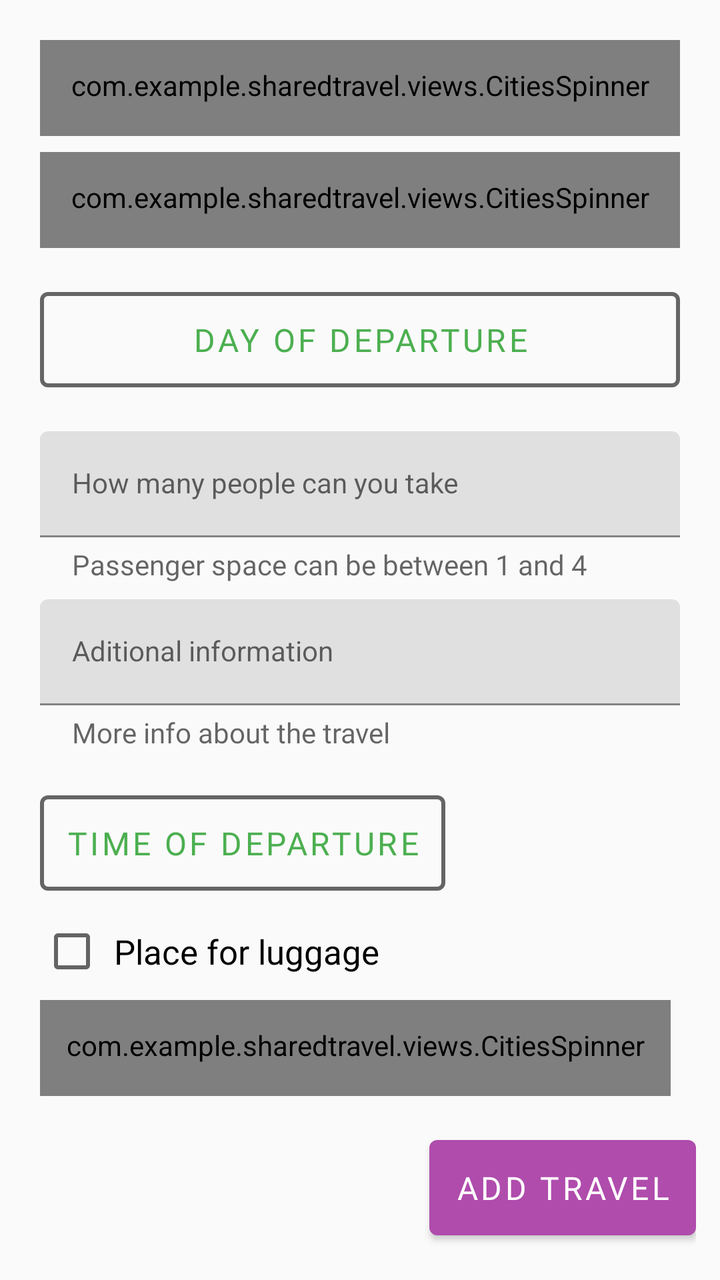
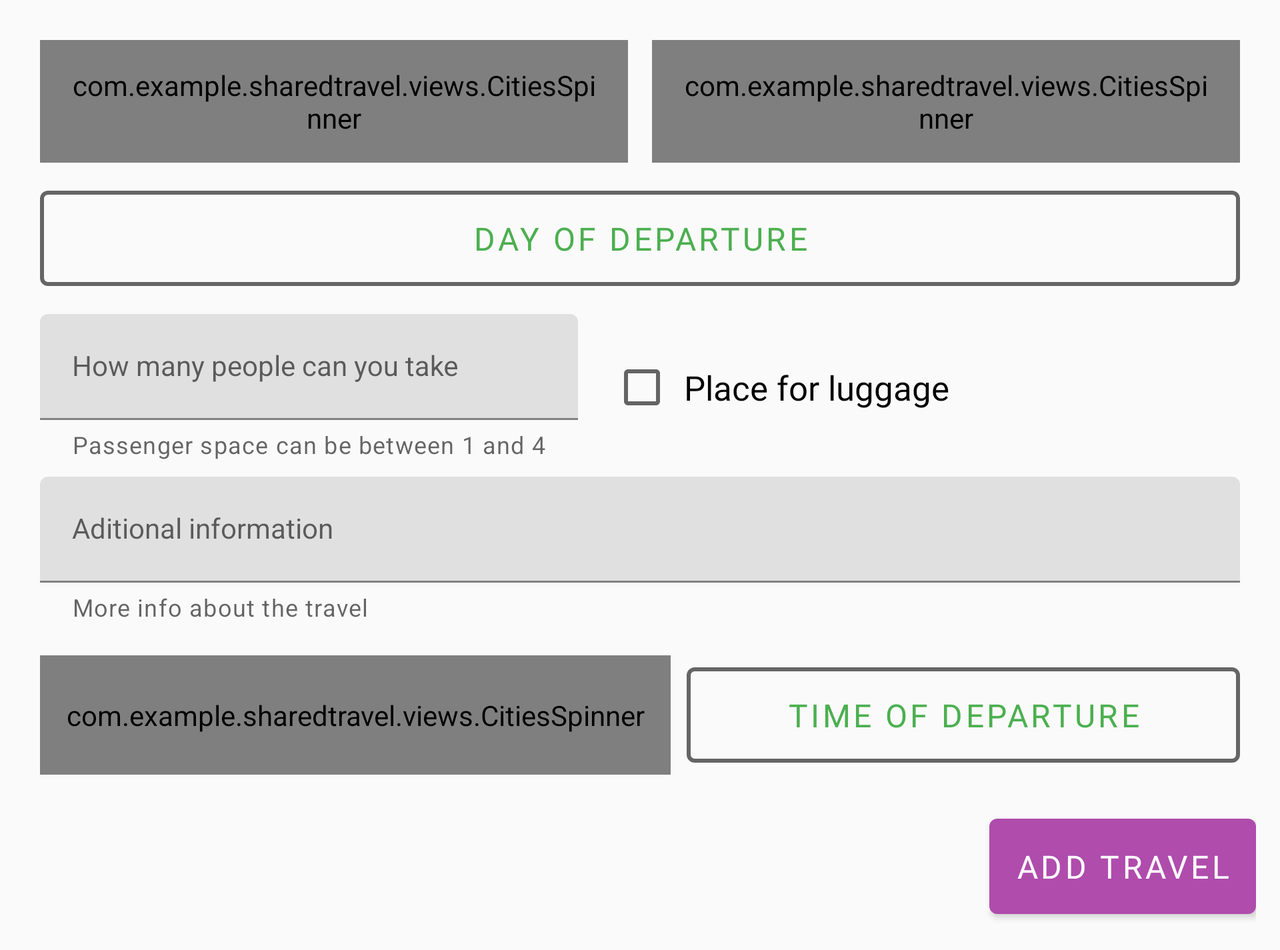

An Android layout and its configuration variant, each rendered on a device that would load it. The default file and the variant file are quoted in full after the pictures.
<!-- AndroidManifest.xml: application theme AppTheme -->
<!-- res/layout/fragment_register_intercity_travel.xml -->
<?xml version="1.0" encoding="utf-8"?>
<ScrollView xmlns:android="http://schemas.android.com/apk/res/android"
    xmlns:app="http://schemas.android.com/apk/res-auto"
    xmlns:tools="http://schemas.android.com/tools"
    android:layout_width="match_parent"
    android:layout_height="match_parent">

    <FrameLayout
        android:layout_width="match_parent"
        android:layout_height="wrap_content">

        <android.support.constraint.ConstraintLayout
            android:layout_width="match_parent"
            android:layout_height="wrap_content"
            android:padding="12dp"
            tools:context=".fragments.RegisterIntercityTravelFragment">

            <com.example.sharedtravel.views.CitiesSpinner
                android:id="@+id/sp_intercity_start_location"
                style="@style/OutlinedButtonStyle"
                android:layout_width="0dp"
                android:layout_height="wrap_content"
                android:layout_marginStart="8dp"
                android:layout_marginLeft="8dp"
                android:layout_marginTop="8dp"
                android:layout_marginEnd="8dp"
                android:layout_marginRight="8dp"
                android:text="@string/choose_start_location"
                app:layout_constraintEnd_toEndOf="parent"
                app:layout_constraintStart_toStartOf="parent"
                app:layout_constraintTop_toTopOf="parent" />


            <com.example.sharedtravel.views.CitiesSpinner
                android:id="@+id/sp_intercity_end_location"
                style="@style/OutlinedButtonStyle"
                android:layout_width="0dp"
                android:layout_height="wrap_content"
                android:layout_marginStart="8dp"
                android:layout_marginLeft="8dp"
                android:layout_marginTop="8dp"
                android:text="@string/choose_end_location"
                app:layout_constraintEnd_toEndOf="@+id/sp_intercity_start_location"
                app:layout_constraintStart_toStartOf="parent"
                app:layout_constraintTop_toBottomOf="@+id/sp_intercity_start_location" />


            <android.support.design.button.MaterialButton
                android:id="@+id/btn_intercity_choose_day"
                style="@style/OutlinedButtonStyle"
                android:layout_width="0dp"
                android:layout_height="wrap_content"
                android:layout_marginStart="8dp"
                android:layout_marginLeft="8dp"
                android:layout_marginTop="16dp"
                android:layout_marginEnd="8dp"
                android:layout_marginRight="8dp"
                android:text="@string/day_of_departure"
                app:layout_constraintEnd_toEndOf="parent"
                app:layout_constraintStart_toStartOf="parent"
                app:layout_constraintTop_toBottomOf="@+id/sp_intercity_end_location" />

            <android.support.design.button.MaterialButton
                android:id="@+id/btn_intercity_choose_time"
                style="@style/OutlinedButtonStyle"
                android:layout_width="wrap_content"
                android:layout_height="wrap_content"
                android:layout_marginStart="8dp"
                android:layout_marginLeft="8dp"
                android:layout_marginTop="16dp"
                android:text="@string/time_of_departure"
                app:layout_constraintStart_toStartOf="parent"
                app:layout_constraintTop_toBottomOf="@+id/et_intercity_additional_info_layout" />

            <android.support.design.button.MaterialButton
                android:id="@+id/btn_intercity_remove_time"
                style="@style/OutlinedButtonStyle"
                android:layout_width="0dp"
                android:layout_height="wrap_content"
                android:layout_marginStart="8dp"
                android:layout_marginLeft="8dp"
                android:layout_marginEnd="8dp"
                android:layout_marginRight="8dp"
                android:visibility="gone"
                android:text="@string/remove_time"
                app:layout_constraintBottom_toBottomOf="@+id/btn_intercity_choose_time"
                app:layout_constraintEnd_toEndOf="parent"
                app:layout_constraintStart_toEndOf="@+id/btn_intercity_choose_time"
                app:layout_constraintTop_toTopOf="@+id/btn_intercity_choose_time" />

            <android.support.v7.widget.AppCompatCheckBox
                android:id="@+id/cb_intercity_place_for_luggage"
                android:layout_width="0dp"
                android:layout_height="wrap_content"
                android:layout_marginTop="8dp"
                android:padding="5dp"
                android:text="@string/space_for_luggage"
                android:textSize="17sp"
                app:layout_constraintEnd_toEndOf="@+id/sp_intermediate_stops"
                app:layout_constraintStart_toStartOf="@+id/sp_intermediate_stops"
                app:layout_constraintTop_toBottomOf="@+id/btn_intercity_choose_time"
                tools:ignore="RtlHardcoded,RtlSymmetry" />

            <android.support.design.widget.TextInputLayout
                android:id="@+id/et_intercity_space_for_people_layout"
                style="@style/Widget.MaterialComponents.TextInputLayout.FilledBox"
                android:layout_width="0dp"
                android:layout_height="wrap_content"
                android:layout_marginStart="8dp"
                android:layout_marginLeft="8dp"
                android:layout_marginTop="16dp"
                android:layout_marginEnd="8dp"
                android:layout_marginRight="8dp"
                app:hintTextAppearance="@style/HintTextAppearance"
                app:helperTextTextAppearance="@style/HelperTextAppearance"
                android:hint="@string/how_many_passengers_can_you_take"
                app:helperText="@string/invalid_passenger_space"
                app:helperTextEnabled="true"
                app:hintEnabled="true"
                app:layout_constraintEnd_toEndOf="parent"
                app:layout_constraintStart_toStartOf="parent"
                app:layout_constraintTop_toBottomOf="@+id/btn_intercity_choose_day">

                <android.support.design.widget.TextInputEditText
                    android:id="@+id/et_intercity_space_for_ppl"
                    android:layout_width="match_parent"
                    android:layout_height="wrap_content"
                    android:inputType="numberPassword"
                    android:textAppearance="@style/TextAppearance.AppCompat" />
            </android.support.design.widget.TextInputLayout>
            <android.support.design.widget.TextInputLayout
                android:id="@+id/et_intercity_additional_info_layout"
                style="@style/Widget.MaterialComponents.TextInputLayout.FilledBox"
                android:layout_width="match_parent"
                android:layout_height="wrap_content"
                android:layout_marginStart="8dp"
                android:layout_marginLeft="8dp"
                android:layout_marginTop="8dp"
                android:layout_marginEnd="8dp"
                android:layout_marginRight="8dp"
                app:hintTextAppearance="@style/HintTextAppearance"
                app:helperTextTextAppearance="@style/HelperTextAppearance"
                android:hint="@string/additional_info_hint"
                app:helperText="@string/additional_info_helper_text"
                app:helperTextEnabled="true"
                app:hintEnabled="true"
                app:layout_constraintEnd_toEndOf="parent"
                app:layout_constraintStart_toStartOf="parent"
                app:layout_constraintTop_toBottomOf="@+id/et_intercity_space_for_people_layout">

                <android.support.design.widget.TextInputEditText
                    android:id="@+id/et_intercity_additional_info"
                    android:layout_width="match_parent"
                    android:layout_height="wrap_content"
                    android:inputType="text|textMultiLine"
                    android:maxLines="5"
                    android:scrollbars="vertical"
                    android:textAppearance="@style/TextAppearance.AppCompat" />
            </android.support.design.widget.TextInputLayout>

            <android.support.design.button.MaterialButton
                android:id="@+id/btn_register_intercity"
                style="@style/FilledButtonStyle"
                android:layout_width="wrap_content"
                android:layout_height="wrap_content"
                android:layout_marginTop="16dp"
                android:text="@string/add_intercity_travel"
                app:layout_constraintEnd_toEndOf="parent"
                app:layout_constraintTop_toBottomOf="@+id/sp_intermediate_stops" />


            <com.example.sharedtravel.views.CitiesSpinner
                android:id="@+id/sp_intermediate_stops"
                style="@style/OutlinedButtonStyle"
                android:layout_width="0dp"
                android:layout_height="wrap_content"
                android:layout_marginStart="8dp"
                android:layout_marginLeft="8dp"
                android:layout_marginTop="8dp"
                android:text="@string/intermediate_stops"
                app:layout_constraintStart_toStartOf="parent"
                app:layout_constraintTop_toBottomOf="@+id/cb_intercity_place_for_luggage" />


            <LinearLayout
                android:id="@+id/intermediate_stops_view"
                android:layout_width="0dp"
                android:layout_height="wrap_content"
                android:layout_marginTop="16dp"
                android:layout_marginEnd="8dp"
                android:layout_marginRight="8dp"
                android:orientation="vertical"
                app:layout_constraintEnd_toStartOf="@+id/btn_register_intercity"
                app:layout_constraintStart_toStartOf="@+id/sp_intermediate_stops"
                app:layout_constraintTop_toBottomOf="@+id/sp_intermediate_stops">

            </LinearLayout>

        </android.support.constraint.ConstraintLayout>

        <include
            layout="@layout/loading_progress_bar"
            android:layout_width="match_parent"
            android:layout_height="match_parent"
            app:layout_constraintBottom_toBottomOf="parent"
            app:layout_constraintEnd_toEndOf="parent"
            app:layout_constraintStart_toStartOf="parent"
            app:layout_constraintTop_toTopOf="parent" />
    </FrameLayout>
</ScrollView>
<!-- res/layout/loading_progress_bar.xml (included above) -->
<?xml version="1.0" encoding="utf-8"?>
<LinearLayout xmlns:android="http://schemas.android.com/apk/res/android"
    android:id="@+id/loading_overlay"
    android:layout_width="match_parent"
    android:layout_height="match_parent"
    android:minHeight="200dp"
    android:backgroundTint="#FEFEFE"
    android:alpha="0.55"
    android:animateLayoutChanges="true"
    android:background="@color/colorGray"
    android:visibility="gone"
    android:clickable="true"
    android:focusable="true"
    android:layout_gravity="center"
    android:gravity="center">

    <ProgressBar
        android:layout_width="wrap_content"
        android:layout_height="wrap_content"
        android:indeterminate="true"
        android:indeterminateDrawable="@drawable/circle_progress"/>
</LinearLayout>
<!-- resources referenced by this layout -->
<resources>
  <color name="colorGray">#CBCBCB</color>
  <string name="add_intercity_travel">Add travel</string>
  <string name="additional_info_helper_text">More info about the travel</string>
  <string name="additional_info_hint">Aditional information</string>
  <string name="choose_end_location">Choose destination</string>
  <string name="choose_start_location">Choose start location</string>
  <string name="day_of_departure">Day of departure</string>
  <string name="how_many_passengers_can_you_take">How many people can you take</string>
  <string name="intermediate_stops">Intermediate stops</string>
  <string name="invalid_passenger_space">Passenger space can be between 1 and 4</string>
  <string name="remove_time">Remove time</string>
  <string name="space_for_luggage">Place for luggage</string>
  <string name="time_of_departure">Time of departure</string>
  <style name="FilledButtonStyle" parent="Widget.MaterialComponents.Button">
          <item name="android:fontFamily">@font/crimson_text</item>
          <item name="android:drawable">@drawable/basic_button_background</item>
          <item name="rippleColor">#7C4DFF</item>
          <item name="backgroundTint">@color/filled_button_tint</item>
          <item name="android:padding">13dp</item>
          <item name="android:textSize">@dimen/text_size</item>
          <item name="android:animateOnClick">true</item>
      </style>
  <style name="HelperTextAppearance" parent="TextAppearance.AppCompat">
          <item name="android:fontFamily">@font/crimson_text</item>
          <item name="android:textColor">#9F000000</item>
          <item name="android:textSize">14sp</item>
      </style>
  <style name="HintTextAppearance" parent="TextAppearance.AppCompat">
          <item name="android:fontFamily">@font/lobster</item>
          <item name="android:textColor">#9F000000</item>
          <item name="android:textSize">15sp</item>
      </style>
  <style name="OutlinedButtonStyle" parent="Widget.MaterialComponents.Button.OutlinedButton">
          <item name="android:fontFamily">@font/crimson_text</item>
          <item name="strokeWidth">2dp</item>
          <item name="strokeColor">#98000000</item>
          <item name="android:padding">13dp</item>
          <item name="android:textSize">@dimen/text_size</item>
          <item name="android:animateOnClick">true</item>
      </style>
  <style name="AppTheme" parent="Theme.MaterialComponents.Light.NoActionBar.Bridge">
          <item name="colorPrimary">@color/colorPrimary</item>
          <item name="colorPrimaryDark">@color/colorPrimaryDark</item>
          <item name="colorAccent">@color/colorAccent</item>
  
          <item name="selectableItemBackground">?android:selectableItemBackground</item>
          <item name="colorControlHighlight">#1F19840C</item>
          <item name="listPreferredItemHeightSmall">40dp</item>
      </style>
  <color name="colorPrimaryDark">#388E3C</color>
  <color name="colorPrimary">#4CAF50</color>
  <!-- drawable basic_button_background (drawable) -->
  <?xml version="1.0" encoding="utf-8"?>
  <selector xmlns:android="http://schemas.android.com/apk/res/android">
      <item android:state_enabled="false">
          <shape android:tint="@color/colorPrimaryLight">
              <solid android:color="@color/colorGray"/>
          </shape>
      </item>
      <item>
          <shape android:shape="rectangle">
              <corners android:radius="90dp" />
          </shape>
      </item>
  
  </selector>
  <dimen name="text_size">16sp</dimen>
  <color name="colorAccent">#af4cac</color>
  <color name="colorPrimaryLight">#81C784</color>
</resources>
<!-- res/layout-land/fragment_register_intercity_travel.xml (the repository's variant of the layout above) -->
<!-- drawn on the phone turned sideways -->
<?xml version="1.0" encoding="utf-8"?>
<ScrollView xmlns:android="http://schemas.android.com/apk/res/android"
    xmlns:app="http://schemas.android.com/apk/res-auto"
    xmlns:tools="http://schemas.android.com/tools"
    android:layout_width="match_parent"
    android:layout_height="match_parent">

    <FrameLayout
        android:layout_width="match_parent"
        android:layout_height="wrap_content">

        <android.support.constraint.ConstraintLayout
            android:layout_width="match_parent"
            android:layout_height="wrap_content"
            android:padding="12dp"
            tools:context=".fragments.RegisterIntercityTravelFragment">

            <LinearLayout
                android:id="@+id/linearLayout4"
                android:layout_width="match_parent"
                android:layout_height="wrap_content"
                android:layout_marginStart="8dp"
                android:layout_marginLeft="8dp"
                android:layout_marginTop="8dp"
                android:layout_marginEnd="8dp"
                android:layout_marginRight="8dp"
                android:orientation="horizontal"
                android:weightSum="10"
                app:layout_constraintEnd_toEndOf="parent"
                app:layout_constraintStart_toStartOf="parent"
                app:layout_constraintTop_toTopOf="parent">

                <com.example.sharedtravel.views.CitiesSpinner
                    android:id="@+id/sp_intercity_start_location"
                    style="@style/OutlinedButtonStyle"
                    android:layout_width="0dp"
                    android:layout_height="match_parent"
                    android:layout_weight="4.9"
                    android:text="@string/choose_start_location" />

                <View
                    android:layout_width="0dp"
                    android:layout_height="match_parent"
                    android:layout_weight="0.2" />

                <com.example.sharedtravel.views.CitiesSpinner
                    android:id="@+id/sp_intercity_end_location"
                    style="@style/OutlinedButtonStyle"
                    android:layout_width="0dp"
                    android:layout_height="match_parent"
                    android:layout_weight="4.9"
                    android:text="@string/choose_end_location" />
            </LinearLayout>

            <android.support.design.button.MaterialButton
                android:id="@+id/btn_intercity_choose_day"
                style="@style/OutlinedButtonStyle"
                android:layout_width="0dp"
                android:layout_height="wrap_content"
                android:layout_marginStart="8dp"
                android:layout_marginLeft="8dp"
                android:layout_marginTop="8dp"
                android:layout_marginEnd="8dp"
                android:layout_marginRight="8dp"
                android:text="@string/day_of_departure"
                app:layout_constraintEnd_toEndOf="parent"
                app:layout_constraintStart_toStartOf="parent"
                app:layout_constraintTop_toBottomOf="@+id/linearLayout4" />

            <android.support.design.button.MaterialButton
                android:id="@+id/btn_intercity_choose_time"
                style="@style/OutlinedButtonStyle"
                android:layout_width="0dp"
                android:layout_height="wrap_content"
                android:layout_marginStart="8dp"
                android:layout_marginLeft="8dp"
                android:layout_marginTop="16dp"
                android:layout_marginEnd="8dp"
                android:layout_marginRight="8dp"
                android:text="@string/time_of_departure"
                app:layout_constraintEnd_toStartOf="@+id/btn_intercity_remove_time"
                app:layout_constraintStart_toEndOf="@+id/sp_intermediate_stops"
                app:layout_constraintTop_toBottomOf="@+id/et_intercity_additional_info_layout" />

            <android.support.design.button.MaterialButton
                android:id="@+id/btn_intercity_remove_time"
                style="@style/OutlinedButtonStyle"
                android:layout_width="wrap_content"
                android:layout_height="wrap_content"
                android:layout_marginEnd="8dp"
                android:layout_marginRight="8dp"
                android:text="@string/remove_time"
                android:visibility="gone"
                app:layout_constraintBottom_toBottomOf="@+id/btn_intercity_choose_time"
                app:layout_constraintEnd_toEndOf="parent"
                app:layout_constraintTop_toTopOf="@+id/btn_intercity_choose_time" />

            <android.support.v7.widget.AppCompatCheckBox
                android:id="@+id/cb_intercity_place_for_luggage"
                android:layout_width="0dp"
                android:layout_height="0dp"
                android:layout_marginStart="16dp"
                android:layout_marginLeft="16dp"
                android:layout_marginEnd="8dp"
                android:layout_marginRight="8dp"
                android:padding="5dp"
                android:text="@string/space_for_luggage"
                android:textAppearance="@style/CheckBoxTextAppearance"
                android:textSize="17sp"
                app:layout_constraintBottom_toBottomOf="@+id/et_intercity_space_for_people_layout"
                app:layout_constraintEnd_toEndOf="parent"
                app:layout_constraintStart_toEndOf="@+id/et_intercity_space_for_people_layout"
                app:layout_constraintTop_toTopOf="@+id/et_intercity_space_for_people_layout"
                tools:ignore="RtlHardcoded,RtlSymmetry" />

            <android.support.design.widget.TextInputLayout
                android:id="@+id/et_intercity_space_for_people_layout"
                style="@style/Widget.MaterialComponents.TextInputLayout.FilledBox"
                android:layout_width="wrap_content"
                android:layout_height="wrap_content"
                android:layout_marginStart="8dp"
                android:layout_marginLeft="8dp"
                android:layout_marginTop="8dp"
                android:hint="@string/how_many_passengers_can_you_take"
                app:helperText="@string/invalid_passenger_space"
                app:helperTextEnabled="true"
                app:hintEnabled="true"
                app:layout_constraintStart_toStartOf="parent"
                app:layout_constraintTop_toBottomOf="@+id/btn_intercity_choose_day">

                <android.support.design.widget.TextInputEditText
                    android:id="@+id/et_intercity_space_for_ppl"
                    android:layout_width="match_parent"
                    android:layout_height="wrap_content"
                    android:inputType="numberPassword"
                    android:textAppearance="@style/TextAppearance.AppCompat" />
            </android.support.design.widget.TextInputLayout>

            <android.support.design.widget.TextInputLayout
                android:id="@+id/et_intercity_additional_info_layout"
                style="@style/Widget.MaterialComponents.TextInputLayout.FilledBox"
                android:layout_width="match_parent"
                android:layout_height="wrap_content"
                android:layout_marginStart="8dp"
                android:layout_marginLeft="8dp"
                android:layout_marginTop="8dp"
                android:layout_marginEnd="8dp"
                android:layout_marginRight="8dp"
                android:hint="@string/additional_info_hint"
                app:helperText="@string/additional_info_helper_text"
                app:helperTextEnabled="true"
                app:hintEnabled="true"
                app:layout_constraintEnd_toEndOf="parent"
                app:layout_constraintStart_toStartOf="parent"
                app:layout_constraintTop_toBottomOf="@+id/et_intercity_space_for_people_layout">

                <android.support.design.widget.TextInputEditText
                    android:id="@+id/et_intercity_additional_info"
                    android:layout_width="match_parent"
                    android:layout_height="wrap_content"
                    android:inputType="text|textMultiLine"
                    android:maxLines="5"
                    android:scrollbars="vertical"
                    android:textAppearance="@style/TextAppearance.AppCompat" />
            </android.support.design.widget.TextInputLayout>

            <android.support.design.button.MaterialButton
                android:id="@+id/btn_register_intercity"
                style="@style/FilledButtonStyle"
                android:layout_width="wrap_content"
                android:layout_height="wrap_content"
                android:layout_marginTop="16dp"
                android:text="@string/add_intercity_travel"
                app:layout_constraintEnd_toEndOf="parent"
                app:layout_constraintTop_toBottomOf="@+id/sp_intermediate_stops" />


            <com.example.sharedtravel.views.CitiesSpinner
                android:id="@+id/sp_intermediate_stops"
                style="@style/OutlinedButtonStyle"
                android:layout_width="wrap_content"
                android:layout_height="0dp"
                android:layout_marginStart="8dp"
                android:layout_marginLeft="8dp"
                android:text="@string/intermediate_stops"
                app:layout_constraintBottom_toBottomOf="@+id/btn_intercity_choose_time"
                app:layout_constraintStart_toStartOf="parent"
                app:layout_constraintTop_toTopOf="@+id/btn_intercity_choose_time" />


            <LinearLayout
                android:id="@+id/intermediate_stops_view"
                android:layout_width="0dp"
                android:layout_height="wrap_content"
                android:layout_marginTop="8dp"
                android:orientation="vertical"
                app:layout_constraintEnd_toEndOf="@+id/sp_intermediate_stops"
                app:layout_constraintStart_toStartOf="@+id/sp_intermediate_stops"
                app:layout_constraintTop_toBottomOf="@+id/sp_intermediate_stops">

            </LinearLayout>

        </android.support.constraint.ConstraintLayout>

        <include
            layout="@layout/loading_progress_bar"
            android:layout_width="match_parent"
            android:layout_height="match_parent"
            app:layout_constraintBottom_toBottomOf="parent"
            app:layout_constraintEnd_toEndOf="parent"
            app:layout_constraintStart_toStartOf="parent"
            app:layout_constraintTop_toTopOf="parent" />
    </FrameLayout>
</ScrollView>
<!-- resources referenced by the variant -->
<!-- as the phone turned sideways resolves them -->
<resources>
  <color name="colorGray">#CBCBCB</color>
  <!-- drawable circle_progress (drawable) -->
  <?xml version="1.0" encoding="utf-8"?>
  <rotate xmlns:android="http://schemas.android.com/apk/res/android"
      android:fromDegrees="0"
      android:pivotX="50%"
      android:pivotY="50%"
      android:toDegrees="360" >
  
      <shape
          android:innerRadiusRatio="3"
          android:shape="ring"
          android:thicknessRatio="8"
          android:useLevel="false" >
  
          <size
              android:height="100dip"
              android:width="100dip" />
  
          <gradient
              android:angle="0"
              android:endColor="@color/colorPrimaryDark"
              android:startColor="@color/colorPrimary"
              android:type="sweep"
              android:useLevel="false" />
  
      </shape>
  
  </rotate>
  <string name="add_intercity_travel">Add travel</string>
  <string name="additional_info_helper_text">More info about the travel</string>
  <string name="additional_info_hint">Aditional information</string>
  <string name="choose_end_location">Choose destination</string>
  <string name="choose_start_location">Choose start location</string>
  <string name="day_of_departure">Day of departure</string>
  <string name="how_many_passengers_can_you_take">How many people can you take</string>
  <string name="intermediate_stops">Intermediate stops</string>
  <string name="invalid_passenger_space">Passenger space can be between 1 and 4</string>
  <string name="remove_time">Remove time</string>
  <string name="space_for_luggage">Place for luggage</string>
  <string name="time_of_departure">Time of departure</string>
  <style name="CheckBoxTextAppearance" parent="TextAppearance.AppCompat">
          <item name="android:fontFamily">@font/crimson_text</item>
          <item name="android:textSize">16sp</item>
      </style>
  <style name="FilledButtonStyle" parent="Widget.MaterialComponents.Button">
          <item name="android:fontFamily">@font/crimson_text</item>
          <item name="android:drawable">@drawable/basic_button_background</item>
          <item name="rippleColor">#7C4DFF</item>
          <item name="backgroundTint">@color/filled_button_tint</item>
          <item name="android:padding">13dp</item>
          <item name="android:textSize">@dimen/text_size</item>
          <item name="android:animateOnClick">true</item>
      </style>
  <style name="OutlinedButtonStyle" parent="Widget.MaterialComponents.Button.OutlinedButton">
          <item name="android:fontFamily">@font/crimson_text</item>
          <item name="strokeWidth">2dp</item>
          <item name="strokeColor">#98000000</item>
          <item name="android:padding">13dp</item>
          <item name="android:textSize">@dimen/text_size</item>
          <item name="android:animateOnClick">true</item>
      </style>
  <style name="AppTheme" parent="Theme.MaterialComponents.Light.NoActionBar.Bridge">
          <item name="colorPrimary">@color/colorPrimary</item>
          <item name="colorPrimaryDark">@color/colorPrimaryDark</item>
          <item name="colorAccent">@color/colorAccent</item>
  
          <item name="selectableItemBackground">?android:selectableItemBackground</item>
          <item name="colorControlHighlight">#1F19840C</item>
          <item name="listPreferredItemHeightSmall">40dp</item>
      </style>
  <color name="colorPrimaryDark">#388E3C</color>
  <color name="colorPrimary">#4CAF50</color>
  <!-- drawable basic_button_background (drawable) -->
  <?xml version="1.0" encoding="utf-8"?>
  <selector xmlns:android="http://schemas.android.com/apk/res/android">
      <item android:state_enabled="false">
          <shape android:tint="@color/colorPrimaryLight">
              <solid android:color="@color/colorGray"/>
          </shape>
      </item>
      <item>
          <shape android:shape="rectangle">
              <corners android:radius="90dp" />
          </shape>
      </item>
  
  </selector>
  <dimen name="text_size">16sp</dimen>
  <color name="colorAccent">#af4cac</color>
  <color name="colorPrimaryLight">#81C784</color>
</resources>
